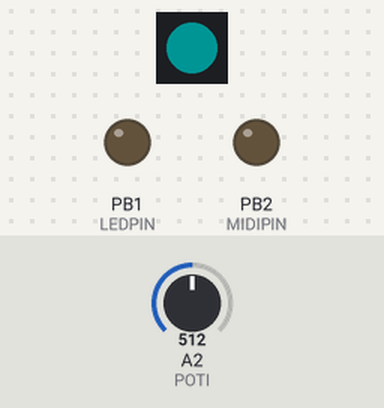
Simulated run of this sketch. Board: ATtiny85, built with avr-gcc and run on an emulated ATtiny85. Parts: 1 RGB LEDs in strip order, left to right, output pins drawn as LEDs (lit = HIGH). Inputs (shaded band) come from the test bench; at power-on: A2 (POTI) = 512. Dim RGB values are drawn brighter than linear; random numbers use the default seed unless the sketch sets one.

Above: at 1.2 s.
1.3 s: A2 (POTI) set to 0
At 2.3 s:
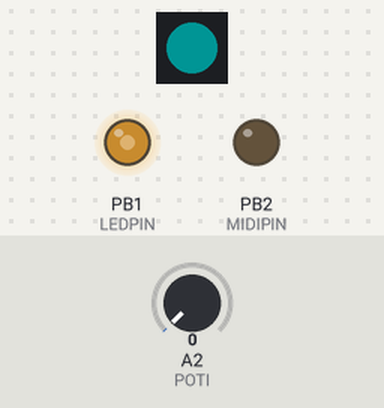
4.4 s: A2 (POTI) set to 62
Timing chart, 0 to 7.4 s (numbered marks = the images above; inputs shaded):
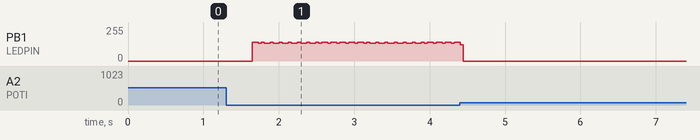

The sketch:

Midistik_03_Roland_JX03_Alpha.ino
```cpp
// (licence header left out)
#ifdef __AVR__                        // From 8Bitmixtape code, needed?
#include <avr/power.h>
#endif

#include <Adafruit_NeoPixel.h>
#include <SoftwareSerial.h>

// hardware description / pin connections
#define NEOPIXELPIN   0
#define LEDPIN        1
#define MIDIPIN       2
#define POTI          A2
#define BUTTON        A3               // Button in Analog pin, from 8BitMixtape code, where two buttons in same pin
#define NUMPIXELS     1                // Option for several neopixels


Adafruit_NeoPixel pixels = Adafruit_NeoPixel(NUMPIXELS, NEOPIXELPIN, NEO_GRB + NEO_KHZ800);
SoftwareSerial swSerial(5, MIDIPIN);  // RX, TX  // RX not used, has to be defined?, TX = MIDI out


/*

-------------------------- MIDI CC NOTES ------------------------------------

  First Midistik experiemnts have been tested with Korg Volca series, but you
  can just check MIDI implementation chart of your MIDI device and change the
  channell, CC addresses and values accordingly in the Main loop.


ROLAND JX-03 MIDI CC parameters
https://static.roland.com/assets/media/pdf/JX-03_MIDI_Imple_e02_W.pdf

...
71  VCF RESONANCE
72  ENV RELEASE TIME
73  ENV ATTACK TIME
74  VCF CUTOFF
...
*/

// -------------------------- SETUP ------------------------------------

void setup()
{
  pinMode(NEOPIXELPIN, OUTPUT);
  pinMode(MIDIPIN, OUTPUT);
  pinMode(LEDPIN, OUTPUT);
  swSerial.begin(31250);                                     // Starts Software Serial with MIDI speed

  pixels.begin();                                            // This initializes the NeoPixel library.
  pixels.setBrightness(20);
  pixels.setPixelColor(0, pixels.Color(0, 255, 255));        // Neopixel color, use eg for debugging versions
  pixels.show();
  delay(50);

}


// -------------------------- MAIN LOOP  ------------------------------------

void loop()
{

    // cycle MIDI cc values, eg 71-74 (JX-03 Res, EnvA&D, Cutoff)
    for (uint8_t midiCC = 49; midiCC < 52; midiCC ++) {
      midiClock();                                              // Sends MIDI Clock, comment out if using internal tempo from Volca
      midiMsg(0xB0, midiCC, random(0, 20));                    // Randomise midi CC 43-45 on Channel 1 (0xB0)
      blinke();                                                 // Blink LED indicator
      delay(analogReadScaled());                                // Loop speed from pot
  }

}


// --------------------------- MIDI / CLOCK / BLINK ------------------------------


uint16_t analogReadScaled()                                  // Scaling for pot values, depends on resitors, needs rework
{
  uint16_t value = analogRead(POTI);
  // if (value > 511) value = 511;
  // return value * 2;
  return value;
}

void midiMsg(uint8_t cmd, uint8_t pitch, uint8_t velocity) {  // Same structure as Note on/off for MIDI CC
  swSerial.write(cmd);
  swSerial.write(pitch);
  swSerial.write(velocity);
}

void midiClock(){
  swSerial.write(0xF8);                                      // Send MIDI message for clock pulse = 0xF8 or 248 (24ppqn)
  //delay(5);
}

void blinke(){                                               // Blink indicator LED once
  digitalWrite(LEDPIN, HIGH);
  delay(2);
  digitalWrite(LEDPIN, LOW);
}


// -------------------------- NEOPIXEL COLORS ------------------------------------_
// Derived from 8Bitmixtape code, could be simplifoed, only one Neopixel as default


void setColorAllPixel(uint32_t color)
{
  uint8_t n;                                                // Option for several neopixels
  for (n = 0; n < NUMPIXELS; n++)
  {
    pixels.setPixelColor(n, 0); // off
  }
}

void rainbowCycle(uint8_t wait, uint8_t rounds) {
  uint16_t i, j;

  for (j = 0; j < 256 * rounds; j++) {                    // Cycles all colors on wheel
    for (i = 0; i < pixels.numPixels(); i++) {
      pixels.setPixelColor(i, Wheel(((i * 256 / pixels.numPixels()) + j) & 255));
    }
    pixels.show();
    delay(5);
  }
}

// Input a value 0 to 255 to get a color value. The colours are a transition r - g - b - back to r.

uint32_t Wheel(byte WheelPos) {
  WheelPos = 255 - WheelPos;
  if (WheelPos < 85) {
    return pixels.Color(255 - WheelPos * 3, 0, WheelPos * 3);
  }
  if (WheelPos < 170) {
    WheelPos -= 85;
    return pixels.Color(0, WheelPos * 3, 255 - WheelPos * 3);
  }
  WheelPos -= 170;
  return pixels.Color(WheelPos * 3, 255 - WheelPos * 3, 0);
}
```

Measured:
- after the input at 1.3 s, PB1 (LEDPIN): ramps from 133/255 to 141/255 and jumps back, once every 0.12 s
